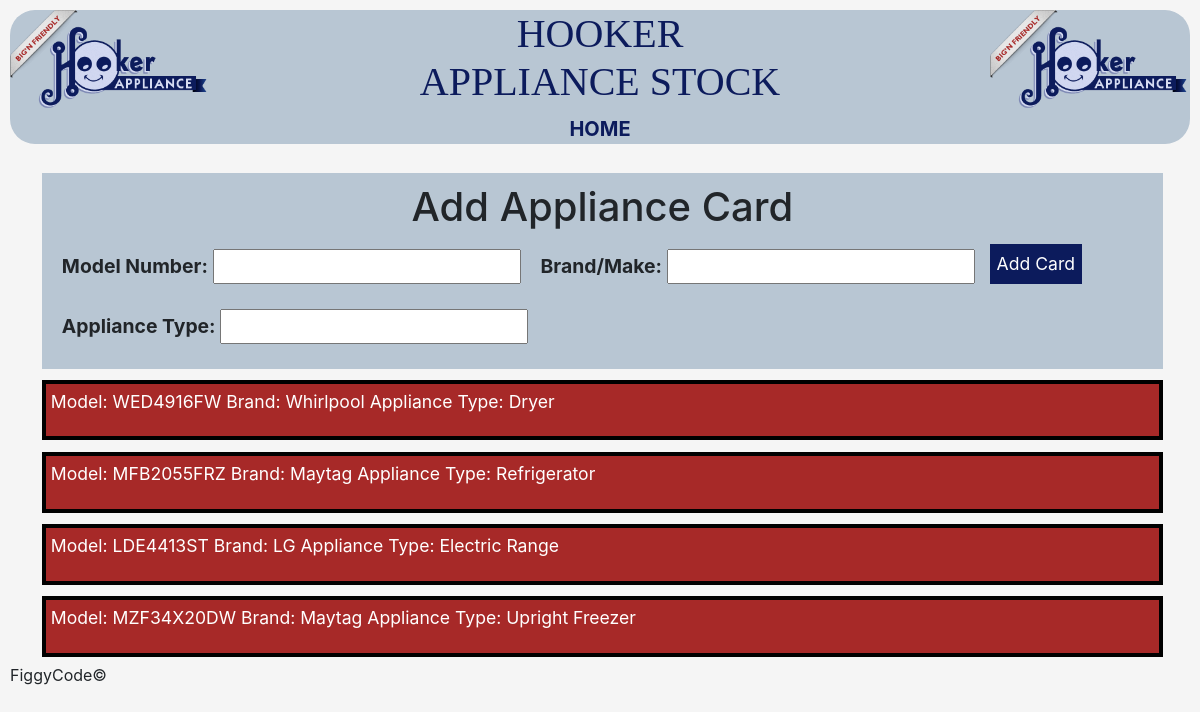
The page /addCards on the database as committed earlier.
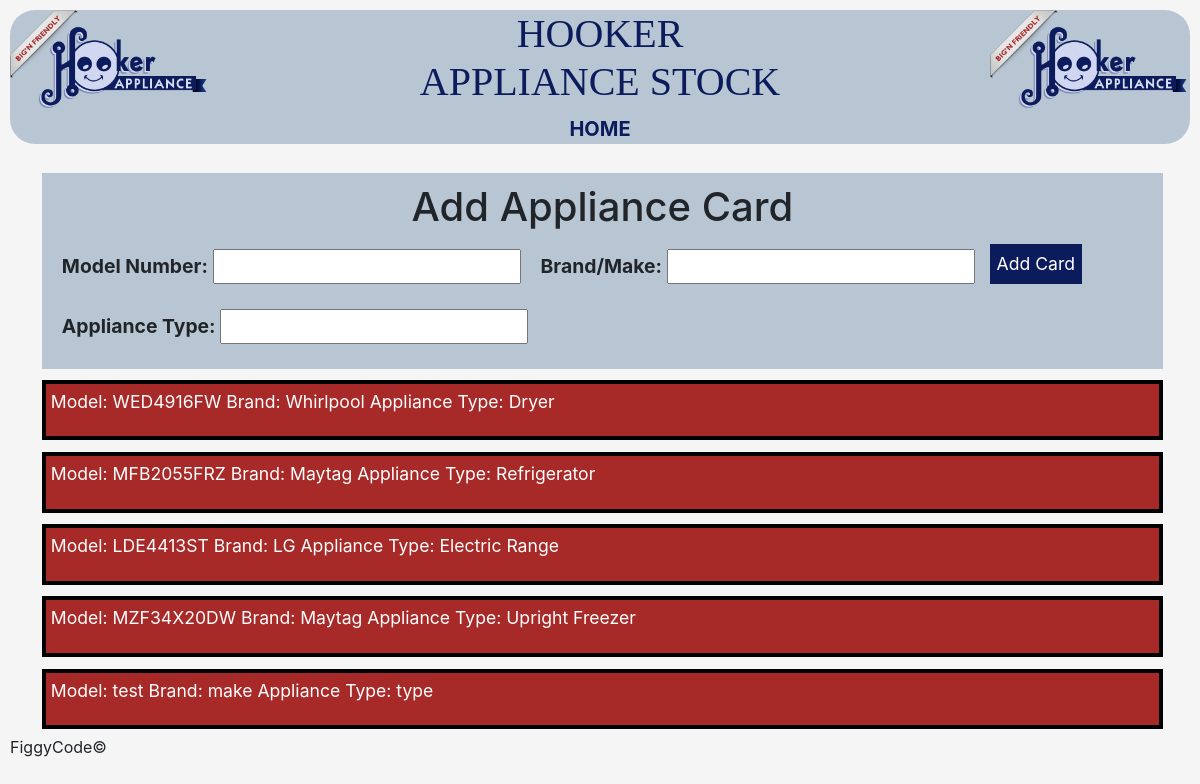
The same page on the database as committed later.
### cards/models.py (models this page shows, shortened)
class Card(models.Model):
    modelNumber = models.CharField(max_length=200)
    brand = models.CharField(max_length=200)
    applianceType = models.CharField(max_length= 50)
    pub_date = models.DateTimeField('date published')

### cards/views.py (the view)
# urls.py: path('addCards', views.addCards, name= 'addCards'),
def addCards(request):
	cards = Card.objects.all()
	context = {
		'cards' : cards,
	}
	return render(request, 'cards/addCards.html', context )

### cards/templates/cards/addCards.html (shortened to what this page needs)
{% extends "cards/NavBar.html" %}
	{% block page %}
		<div class ="cardBox cards" >
			<h1 class = "center">Add Appliance Card</h1>
			<form action = '{% url "cards:newCard" %}' method = "post">
				<div class = " cards" >
					<span>
						<label for ="model" > Model Number: </label>
						<input type="text" id="model" name="model">
					</span>
				</div>
				<div class = " cards" >
					<span>
						<label for ="brand" > Brand/Make: </label>
						<input type="text" id="brand" name = "brand">
					</span>
				</div>
				<div class = " cards" >
						<span>
							<label for ="type" > Appliance Type: </label>
							<input type="text" id="type" name = "type">
						</span>
					</div>
				<div >
					<input class = "bHooker" type="submit" value = "Add Card" onclick="newCard()">
				</div>
			</form>
		</div>
		<div class = "cardWaper">
				{% if cards %}
						{% for card in cards %}
							<a  href = "/applianceView/{{card.id}}">
							<div class="allCards">
								<p> Model: {{card.modelNumber}} Brand: {{card.brand}} Appliance Type: {{card.applianceType}} </p>
							</div>
							</a>
						{% endfor %}
				{% endif %}
		</div>
		<br>
		<br>
		<footer>  FiggyCode©</footer>
	{% endblock %}

Rows that differ between the two databases and show on the page:
added Card: modelNumber "test", brand "make", applianceType "type"
